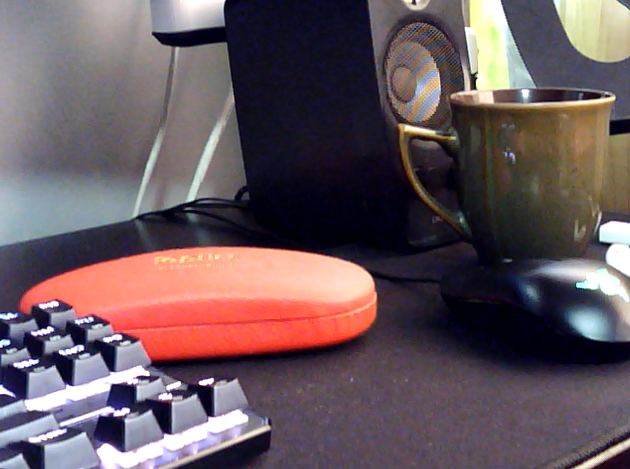
#> input picture stereo_image/L.png, 630 x 469 px
$ python disparity.py
#> lines starting #> are read from the running program, lines starting #| are printed output that depends on the picture
import numpy as np
import cv2
from matplotlib import pyplot as plt

def nothing(val):
    pass


imgL = cv2.imread('stereo_image/L.png',0)
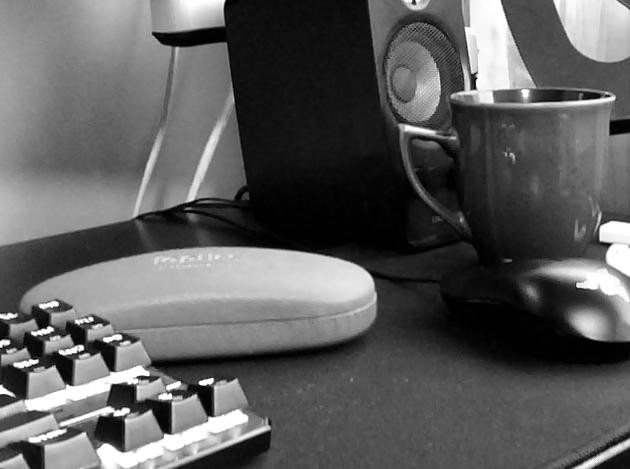
#> imgL: shape (469, 630); min 0, max 255, mean 93
imgR = cv2.imread('stereo_image/R.png',0)
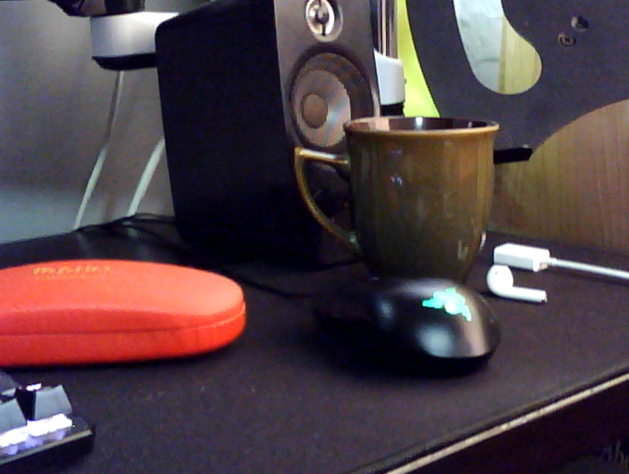
#> input picture stereo_image/R.png, 629 x 474 px
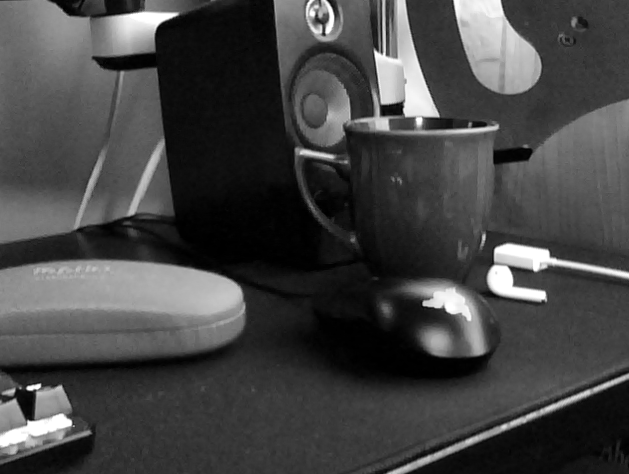
#> imgR: shape (474, 629); min 0, max 255, mean 68.7
fixed_height = 0
fixed_width = 0
if(imgL.shape[1] < imgR.shape[1]):
    fixed_height = imgL.shape[1]
else:
    fixed_height = imgR.shape[1]
#> fixed_height = 629
if(imgL.shape[0] < imgR.shape[0]):
    fixed_width = imgL.shape[0]
#> fixed_width = 469
else:
    fixed_width = imgR.shape[0]
imgL = cv2.resize(imgL, (fixed_height, fixed_width))
#> imgL: shape (469, 629)
imgR = cv2.resize(imgR, (fixed_height, fixed_width))
#> imgR: shape (469, 629)

TsuL = cv2.imread('Tsukuba_L.png',0)
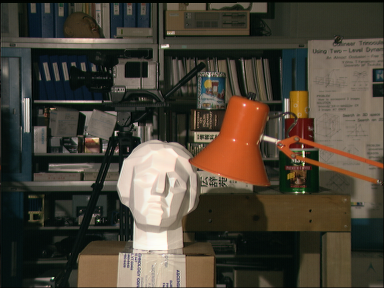
#> input picture Tsukuba_L.png, 384 x 288 px
#> TsuL: shape (288, 384); min 0, max 253, mean 67.8
TsuR = cv2.imread('Tsukuba_R.png',0)
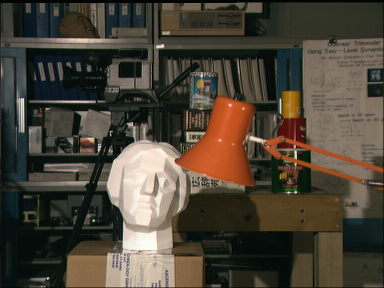
#> input picture Tsukuba_R.png, 384 x 288 px
#> TsuR: shape (288, 384); min 0, max 253, mean 68.2


cv2.namedWindow("Disparity",cv2.WINDOW_NORMAL)
cv2.createTrackbar("minDisparity", "Disparity", 0, 100, nothing)
cv2.createTrackbar("numDisparites", "Disparity", 1, 10, nothing)
cv2.createTrackbar("blockSize", "Disparity", 5, 50, nothing)
cv2.createTrackbar("P1", "Disparity", 0, 100, nothing)
cv2.createTrackbar("P2", "Disparity", 0, 100, nothing)
cv2.createTrackbar("disp12MaxDiff", "Disparity", 0, 50, nothing)
cv2.createTrackbar("preFilterCap", "Disparity", 0, 50, nothing)
cv2.createTrackbar("uniquenessRatio", "Disparity", 0, 50, nothing)
cv2.createTrackbar("speckleWindowSize", "Disparity", 0, 50, nothing)
cv2.createTrackbar("speckleRange", "Disparity", 0, 50, nothing)


while True:
    minDisparity_ = cv2.getTrackbarPos("minDisparity","Disparity")
    blockSize_ = cv2.getTrackbarPos("blockSize", "Disparity")
    numDisparities_ = cv2.getTrackbarPos("numDisparites", "Disparity") * 16
    P1_ = cv2.getTrackbarPos("P1", "Disparity")
    P2_ = cv2.getTrackbarPos("P2", "Disparity")
    disp12MaxDiff_ = cv2.getTrackbarPos("disp12MaxDiff", "Disparity")
    preFilterCap_ = cv2.getTrackbarPos("preFilterCap", "Disparity")
    uniquenessRatio_ = cv2.getTrackbarPos("uniquenessRatio", "Disparity")
    speckleWindowSize_ = cv2.getTrackbarPos("speckleWindowSize", "Disparity")
    speckleRange_ = cv2.getTrackbarPos("speckleRange", "Disparity")
    if(numDisparities_ == 0):
        numDisparities_ = 16
    if(blockSize_ % 2 == 0):
        blockSize_ += 1
    if(blockSize_ < 5):
        blockSize_ = 5
    stereo = cv2.StereoSGBM_create(minDisparity=minDisparity_,
                               numDisparities=numDisparities_,
                               blockSize=blockSize_,
                               P1=P1_,
                               P2=P2_,
                               disp12MaxDiff=disp12MaxDiff_,
                               preFilterCap=preFilterCap_,
                               uniquenessRatio=uniquenessRatio_,
                               speckleWindowSize=speckleWindowSize_,
                               speckleRange=speckleRange_)
    disparity = stereo.compute(imgL,imgR)
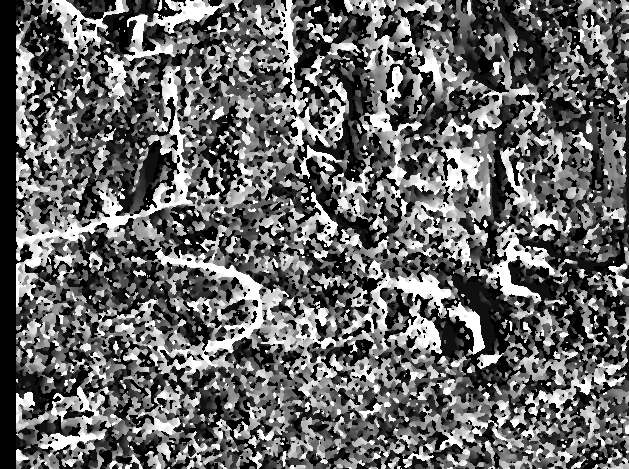
#> disparity: shape (469, 629) int16; min -16, max 240, mean 86.7; drawn with min black and max white
    cv2.imshow("Frame", disparity.astype(np.uint8))
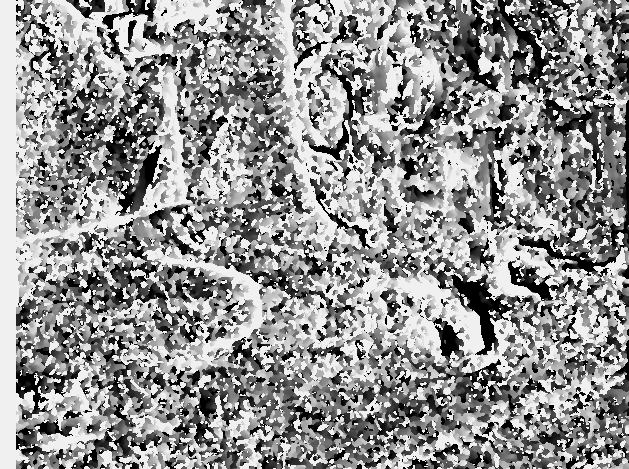
#> window 'Frame': shape (469, 629); min 0, max 240, mean 145.4
    cv2.imshow("Left image", imgL)
    cv2.imshow("Right image", imgR)

    if(cv2.waitKey(1) & 0xFF == ord('q')):
#> (key q is pressed here)
        parameters = (minDisparity_,numDisparities_,blockSize_,P1_,P2_,disp12MaxDiff_,preFilterCap_,uniquenessRatio_,speckleWindowSize_,speckleRange_)
        np.save("StereoSGBM_parameters",parameters)
        break

cv2.destroyAllWindows()
